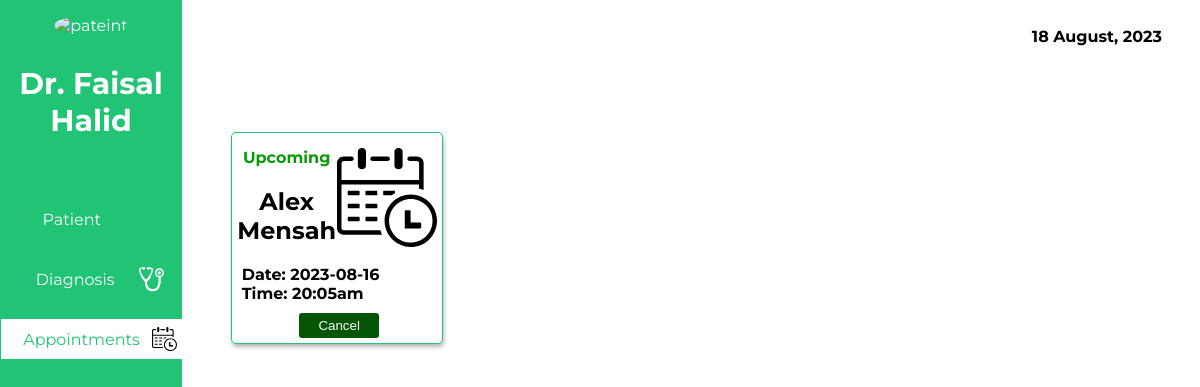
Screenshot of /doc/appointments.php (signed in) with the database file from the repository.
### tables this page shows
CREATE TABLE `doctors` (
  `name` varchar(40) NOT NULL,
  `email` varchar(40) NOT NULL,
  `password` varchar(40) NOT NULL,
  `department` varchar(50) NOT NULL
);

CREATE TABLE `appointments` (
  `appointmentid` varchar(20) NOT NULL,
  `doctor` varchar(20) NOT NULL,
  `department` varchar(23) NOT NULL,
  `telephone` varchar(15) NOT NULL,
  `symptoms` varchar(30) NOT NULL,
  `data` date NOT NULL,
  `patient` varchar(40) NOT NULL,
  `time` varchar(10) NOT NULL
);

CREATE TABLE `patient` (
  `firstname` varchar(20) NOT NULL,
  `lastname` varchar(20) NOT NULL,
  `password` varchar(16) NOT NULL,
  `dob` date NOT NULL,
  `gender` varchar(7) NOT NULL,
  `genotype` varchar(5) NOT NULL,
  `bloodgroup` varchar(5) NOT NULL,
  `tel` varchar(15) NOT NULL,
  `email` varchar(40) NOT NULL
);

### doc/appointments.php (the view, shortened to what this page needs)
<?php
include "../connection.php";
$doctor = $_SESSION['doctor'];
function convert($date):string{
    $new_date = date("d F, Y", strtotime($date));
   return $new_date;
}
$QUERY = mysqli_query($connection, "SELECT name from doctors WHERE email = '$doctor'");
$res = mysqli_fetch_assoc($QUERY);
$apSelect = "SELECT *FROM appointments where doctor = '$doctor'";
$apQuery = mysqli_query($connection,$apSelect );
?>
<!DOCTYPE html>
<html lang="en">
<head>
    <link rel="stylesheet" href="../css/dappointments.css">
</head>
<body>
    <div class="sidebar">
            <div class="patient">
                <div class="image">
                    <img src="../images/avatar.png" alt="pateint">
                </div>
                <h3><?php echo $res['name'] ?></h3>
            </div>
            <div class="menu">
                <a href="dashboard.php"><div class="menu-item ">Patient  <div class="imag"><img src="../images/patient.svg" alt="" ></div> </div></a>
                <a href="diagnosis.php"><div class="menu-item ">Diagnosis  <div class="imag"><img src="../images/stethoscope.svg" alt="" ></div> </div></a>
                <a href=""><div class="menu-item current ">Appointments  <div class="imag"><img src="../images/calendarg.svg" alt="" ></div> </div></a>
            </div>
    </div>
    <div class="main">
       <div class="date">
        <b><?php echo convert(date("Y-m-d")) ?></b>
       </div>
       <div class="below">
        <div class="patientss">
        <?php
        if($apQuery -> num_rows == 0){
            echo "You have no appointments";
        }
        else{
        while($apRes = mysqli_fetch_assoc($apQuery)){
            $pat = $apRes['patient'];
            $patientQuery = mysqli_query($connection, "SELECT * FROM patient WHERE email = '$pat'");
            $patient = mysqli_fetch_assoc($patientQuery);
            if($apRes['data'] < date("Y-m-a")){
                $status = "Upcoming";
                $color = 'rgb(8, 154, 8)';
            }
            else{
                $status = "Past";
                $color = "RED";
            }
            echo '
            <div class="patient">
                <div class="top">
                    <div class="text">
                        <b style="color:'.$color.';">'.$status.'</b>
                        <h2>'.$patient['firstname'].' '.$patient['lastname'].'</h2>
                    </div>
                    <div class="calendar">
                        <img src="../images/calendarb.svg" alt="">
                    </div>
                </div>
                <div class="details">
                    <b>Date: '.$apRes['data'].'</b><br>
                    <b>Time: '.$apRes['time'].'am</b>
                    <div class="button">
                        <button onClick="cancel("'.$apRes['appointmentid'].'")">Cancel</button>
                    </div>
                </div>
            </div>
                ';
        }
    }
            ?>
        </div>
       </div>
    </div>
</body>
</html>

### css/dappointments.css (style rules this page uses)
body { background-color: white; font-family: 'Montserrat'; }
.sidebar { background-color:#21C375; color: white; width:15%; border: 1px solid #21C375; min-height: 100vh; position: fixed; top:0; left:0; }
.patient { width: 100%; text-align: center; margin-top: 15px; margin-bottom: 60px; }
.patient h3 { font-weight: bolder; font-size: 30px; }
.image img { border-radius: 100%; }
.sidebar .menu { width: 99%; }
.menu-item { width:100%; height:40px; display: flex; align-items: center; padding-left: 10px; color: white; margin-top:20px ; margin-bottom:20px ; display: flex; justify-content: space-evenly; }
.imag img { width: 25px; }
.current { background-color: white; color: #21C375; }
.menu a { text-decoration: none; }
.main { width: 85%; margin-left: auto; }
.date { text-align: right; height: 50px; margin-right: 30px; }
.below { width:98%; margin-left: auto; margin-right: auto; margin-top: 0px; }
.below button { background-color: rgb(4, 85, 4); border:none; border-radius: 3px; height: 25px; width:80px; color: white; }
.button { width: fit-content; margin: auto; margin-top: 10px; }
.patientss { width: 100%; margin-top: 40px; justify-content: space-between; float: left; }
.patientss .patient { border: 1px solid #21C375; width:200px; min-height: fit-content; padding: 5px; border-radius: 5px; box-shadow: 1px 3px 4px rgba(128, 128, 128, 0.574); float: left; margin-left: 35px; align-items: center; justify-content: center; }
.patientss .patient b { text-decoration: none; color: black; }
.top { display: flex; justify-content: space-around; margin-top: 10px; }
.calendar img { width:100px; }
.details { text-align: left; margin-left: 5px; }

### rows the page displays
doctors: name "Dr. Faisal Halid"
appointments: data "Upcoming", patient.firstname "Alex", patient.lastname "Mensah", data "2023-08-16", time "20:05"
